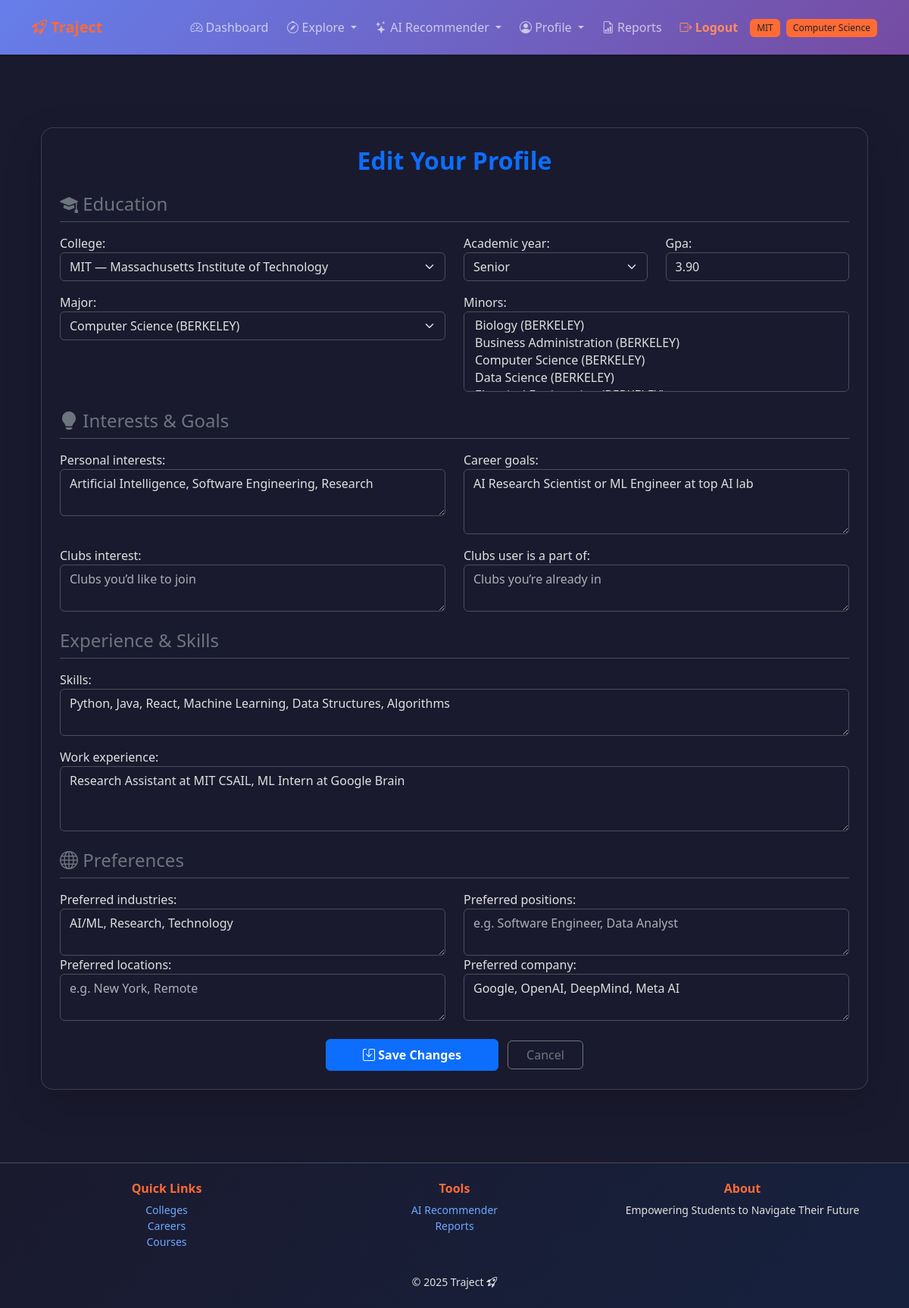
The page /accounts/profile/edit/ (signed in) on the database as committed earlier.
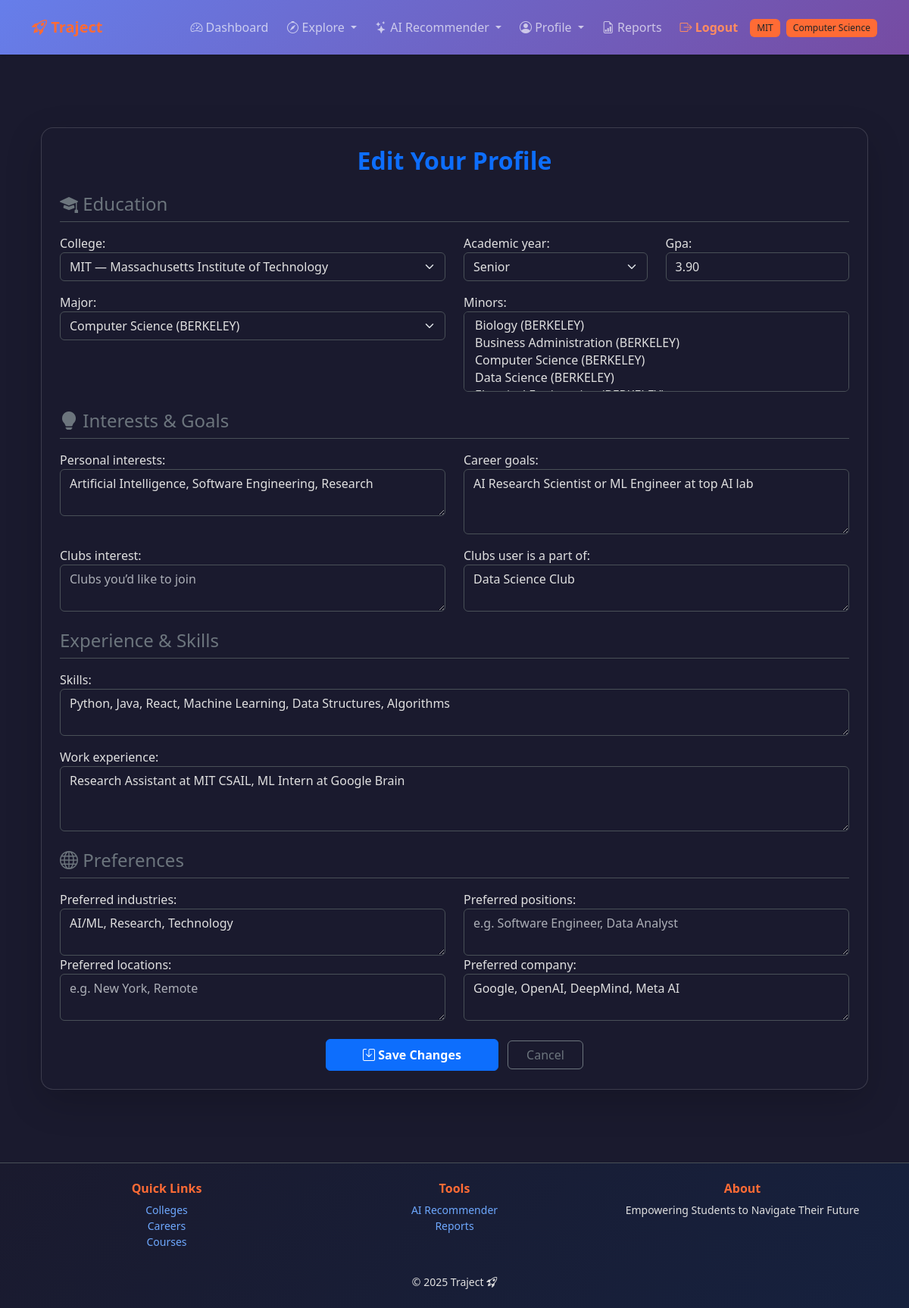
The same page on the database as committed later.
### accounts/models.py (models this page shows, shortened)
class UserProfile(models.Model):
    ACADEMIC_YEARS = [
        ('FR', 'Freshman'),
        ('SO', 'Sophomore'),
        ('JR', 'Junior'),
        ('SR', 'Senior'),
        ('GR', 'Graduate'),
    ]
    user = models.OneToOneField(
        User, on_delete=models.CASCADE, related_name='profile'
    )
    college = models.ForeignKey(
        "colleges.College",
        on_delete=models.SET_NULL,
        null=True, blank=True,
        related_name='students'
    )
    major = models.ForeignKey(
        "colleges.Major",
        on_delete=models.SET_NULL,
        null=True, blank=True,
        related_name='major_students'
    )
    minors = models.ManyToManyField(
        "colleges.Major",
        blank=True,
        related_name='minor_students',
        help_text="Optional secondary areas of study."
    )
    gpa = models.DecimalField(
        max_digits=4,
        decimal_places=2,
        validators=[MinValueValidator(0.0), MaxValueValidator(4.0)],
        null=True, blank=True,
        help_text="GPA on a 4.0 scale."
    )
    academic_year = models.CharField(
        max_length=2,
        choices=ACADEMIC_YEARS,
        default='FR'
    )
    personal_interests = models.TextField(blank=True)
    career_goals = models.TextField(blank=True)
    clubs_interest = models.TextField(blank=True)
    clubs_user_is_a_part_of = models.TextField(blank=True)
    skills = models.TextField(blank=True)
    work_experience = models.TextField(blank=True)
    preferred_industries = models.TextField(blank=True)
    preferred_locations = models.TextField(blank=True)
    preferred_positions = models.TextField(blank=True)
    preferred_company = models.TextField(blank=True)
    created_at = models.DateTimeField(auto_now_add=True)
    class Meta:
        ordering = ['user__username']
        verbose_name = "User Profile"
        verbose_name_plural = "User Profiles"

### accounts/views.py (the view)
# urls.py: path("profile/edit/", views.edit_profile_view, name="edit_profile"),
@login_required
def edit_profile_view(request):
    profile = request.user.profile
    if request.method == "POST":
        form = UserProfileForm(request.POST, instance=profile)
        if form.is_valid():
            form.save()
            messages.success(request, "Profile updated successfully!")
            return redirect("accounts:profile")
    else:
        form = UserProfileForm(instance=profile)
    return render(request, "accounts/edit_profile.html", {"form": form})

### colleges/models.py (called while the page is built)
    def __str__(self):
        return f"{self.abbreviation} — {self.college_name}"

    def __str__(self):
        return f"{self.name} ({self.college.abbreviation})"

### templates/accounts/edit_profile.html (shortened to what this page needs)
{% extends "accounts/base.html" %}
{% block content %}
<div class="container my-5">
 <div class="card shadow-lg p-4 rounded-4">
 <h2 class="fw-bold mb-4 text-center text-primary">Edit Your Profile</h2>
 <form method="POST" class="needs-validation" novalidate>
 <h4 class="text-secondary border-bottom pb-2 mb-3"><i class="bi bi-mortarboard-fill"></i> Education</h4>
 <div class="row mb-3">
 <div class="col-md-6">{{ form.college.label_tag }} {{ form.college }}</div>
 <div class="col-md-3">{{ form.academic_year.label_tag }} {{ form.academic_year }}</div>
 <div class="col-md-3">{{ form.gpa.label_tag }} {{ form.gpa }}</div>
 </div>
 <div class="row mb-3">
 <div class="col-md-6">
 {{ form.major.label_tag }} {{ form.major }}
 </div>
 <div class="col-md-6">
 {{ form.minors.label_tag }} {{ form.minors }}
 </div>
 </div>
 <h4 class="text-secondary border-bottom pb-2 mb-3 mt-4"><i class="bi bi-lightbulb-fill"></i> Interests & Goals</h4>
 <div class="row mb-3">
 <div class="col-md-6">
 {{ form.personal_interests.label_tag }} {{ form.personal_interests }}
 </div>
 <div class="col-md-6">
 {{ form.career_goals.label_tag }} {{ form.career_goals }}
 </div>
 </div>
 <div class="row mb-3">
 <div class="col-md-6">
 {{ form.clubs_interest.label_tag }} {{ form.clubs_interest }}
 </div>
 <div class="col-md-6">
 {{ form.clubs_user_is_a_part_of.label_tag }} {{ form.clubs_user_is_a_part_of }}
 </div>
 </div>
 <h4 class="text-secondary border-bottom pb-2 mb-3 mt-4"> Experience & Skills</h4>
 <div class="mb-3">{{ form.skills.label_tag }} {{ form.skills }}</div>
 <div class="mb-3">{{ form.work_experience.label_tag }} {{ form.work_experience }}</div>
 <h4 class="text-secondary border-bottom pb-2 mb-3 mt-4"><i class="bi bi-globe"></i> Preferences</h4>
 <div class="row">
 <div class="col-md-6">{{ form.preferred_industries.label_tag }} {{ form.preferred_industries }}</div>
 <div class="col-md-6">{{ form.preferred_positions.label_tag }} {{ form.preferred_positions }}</div>
 </div>
 <div class="row">
 <div class="col-md-6">{{ form.preferred_locations.label_tag }} {{ form.preferred_locations }}</div>
 <div class="col-md-6">{{ form.preferred_company.label_tag }} {{ form.preferred_company }}</div>
 </div>
 <div class="text-center mt-4">
 <button type="submit" class="btn btn-primary px-5 py-2 fw-semibold"><i class="bi bi-save"></i> Save Changes</button>
 <a href="{% url 'accounts:profile' %}" class="btn btn-outline-secondary px-4 ms-2">Cancel</a>
 </div>
 </form>
 </div>
</div>
{% endblock %}

Rows that differ between the two databases and show on the page:
changed UserProfile "MIT — Massachusetts Institute of Technology": clubs_user_is_a_part_of (not shown) → "Data Science Club"
